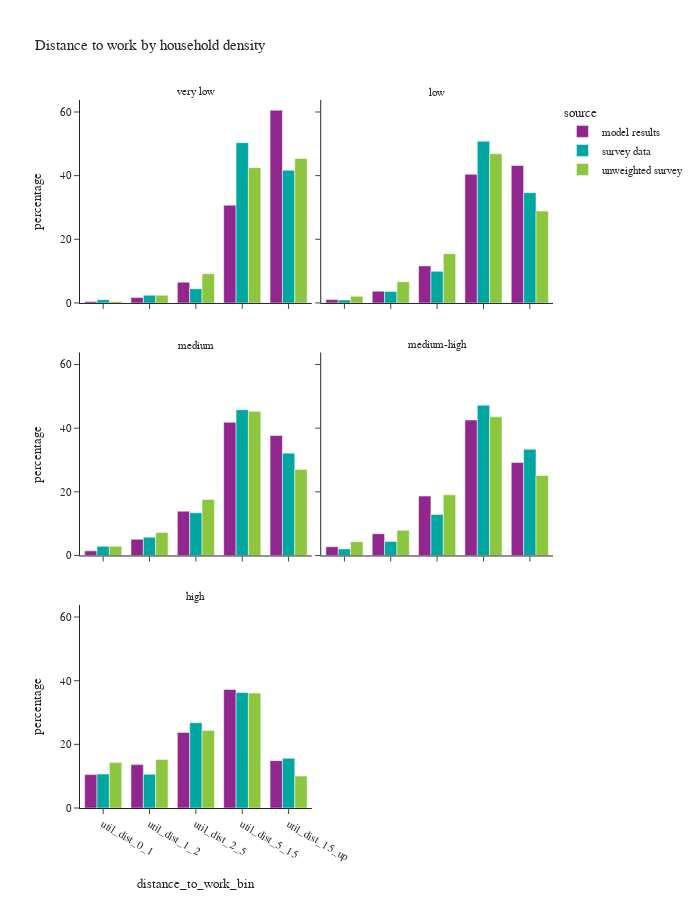

Notebook code for this chart:
### Markdown cell above
- Household density represents the household density of a person's home location

### Code cell
df_plot = per_data.loc[(per_data['is_worker']) & (per_data['distance_to_work_bin'] != float('nan'))].groupby(['source','hh_density_group','distance_to_work_bin'])['hh_weight'].sum().reset_index()
df_plot['percentage'] = df_plot.groupby(['source','hh_density_group'], group_keys=False)['hh_weight']. \
    apply(lambda x: 100 * x / float(x.sum()))
# df_plot

fig = px.bar(df_plot, x="distance_to_work_bin", y="percentage", color="source",barmode="group",
             facet_col="hh_density_group", facet_col_wrap=2,
             title="Distance to work by household density")
fig.for_each_annotation(lambda a: a.update(text = a.text.split("=")[-1]))
fig.update_layout(height=900, width=700, font=dict(size=11))
fig.show()

### Figure 1 — Plotly figure (JSON) as saved in the notebook; plotly's stock layout.template omitted (floating-point values rounded to 4 significant figures)
{"data": [{"alignmentgroup": "True", "hovertemplate": "source=model results<br>hh_density_group=very low<br>distance_to_work_bin=%{x}<br>percentage=%{y}<extra></extra>", "legendgroup": "model results", "marker": {"color": "#91268F", "pattern": {"shape": ""}}, "name": "model results", "offsetgroup": "model results", "orientation": "v", "showlegend": true, "textposition": "auto", "type": "bar", "x": ["util_dist_0_1", "util_dist_1_2", "util_dist_2_5", "util_dist_5_15", "util_dist_15_up"], "xaxis": "x5", "y": [0.473, 1.71, 6.534, 30.71, 60.58], "yaxis": "y5"}, {"alignmentgroup": "True", "hovertemplate": "source=model results<br>hh_density_group=low<br>distance_to_work_bin=%{x}<br>percentage=%{y}<extra></extra>", "legendgroup": "model results", "marker": {"color": "#91268F", "pattern": {"shape": ""}}, "name": "model results", "offsetgroup": "model results", "orientation": "v", "showlegend": false, "textposition": "auto", "type": "bar", "x": ["util_dist_0_1", "util_dist_1_2", "util_dist_2_5", "util_dist_5_15", "util_dist_15_up"], "xaxis": "x6", "y": [1.074, 3.71, 11.63, 40.41, 43.18], "yaxis": "y6"}, {"alignmentgroup": "True", "hovertemplate": "source=model results<br>hh_density_group=medium<br>distance_to_work_bin=%{x}<br>percentage=%{y}<extra></extra>", "legendgroup": "model results", "marker": {"color": "#91268F", "pattern": {"shape": ""}}, "name": "model results", "offsetgroup": "model results", "orientation": "v", "showlegend": false, "textposition": "auto", "type": "bar", "x": ["util_dist_0_1", "util_dist_1_2", "util_dist_2_5", "util_dist_5_15", "util_dist_15_up"], "xaxis": "x3", "y": [1.449, 5.085, 13.93, 41.86, 37.67], "yaxis": "y3"}, {"alignmentgroup": "True", "hovertemplate": "source=model results<br>hh_density_group=medium-high<br>distance_to_work_bin=%{x}<br>percentage=%{y}<extra></extra>", "legendgroup": "model results", "marker": {"color": "#91268F", "pattern": {"shape": ""}}, "name": "model results", "offsetgroup": "model results", "orientation": "v", "showlegend": false, "textposition": "auto", "type": "bar", "x": ["util_dist_0_1", "util_dist_1_2", "util_dist_2_5", "util_dist_5_15", "util_dist_15_up"], "xaxis": "x4", "y": [2.74, 6.827, 18.66, 42.56, 29.21], "yaxis": "y4"}, {"alignmentgroup": "True", "hovertemplate": "source=model results<br>hh_density_group=high<br>distance_to_work_bin=%{x}<br>percentage=%{y}<extra></extra>", "legendgroup": "model results", "marker": {"color": "#91268F", "pattern": {"shape": ""}}, "name": "model results", "offsetgroup": "model results", "orientation": "v", "showlegend": false, "textposition": "auto", "type": "bar", "x": ["util_dist_0_1", "util_dist_1_2", "util_dist_2_5", "util_dist_5_15", "util_dist_15_up"], "xaxis": "x", "y": [10.49, 13.63, 23.75, 37.25, 14.88], "yaxis": "y"}, {"alignmentgroup": "True", "hovertemplate": "source=survey data<br>hh_density_group=very low<br>distance_to_work_bin=%{x}<br>percentage=%{y}<extra></extra>", "legendgroup": "survey data", "marker": {"color": "#00A7A0", "pattern": {"shape": ""}}, "name": "survey data", "offsetgroup": "survey data", "orientation": "v", "showlegend": true, "textposition": "auto", "type": "bar", "x": ["util_dist_0_1", "util_dist_1_2", "util_dist_2_5", "util_dist_5_15", "util_dist_15_up"], "xaxis": "x5", "y": [1.028, 2.43, 4.475, 50.37, 41.7], "yaxis": "y5"}, {"alignmentgroup": "True", "hovertemplate": "source=survey data<br>hh_density_group=low<br>distance_to_work_bin=%{x}<br>percentage=%{y}<extra></extra>", "legendgroup": "survey data", "marker": {"color": "#00A7A0", "pattern": {"shape": ""}}, "name": "survey data", "offsetgroup": "survey data", "orientation": "v", "showlegend": false, "textposition": "auto", "type": "bar", "x": ["util_dist_0_1", "util_dist_1_2", "util_dist_2_5", "util_dist_5_15", "util_dist_15_up"], "xaxis": "x6", "y": [0.9521, 3.618, 9.939, 50.84, 34.65], "yaxis": "y6"}, {"alignmentgroup": "True", "hovertemplate": "source=survey data<br>hh_density_group=medium<br>distance_to_work_bin=%{x}<br>percentage=%{y}<extra></extra>", "legendgroup": "survey data", "marker": {"color": "#00A7A0", "pattern": {"shape": ""}}, "name": "survey data", "offsetgroup": "survey data", "orientation": "v", "showlegend": false, "textposition": "auto", "type": "bar", "x": ["util_dist_0_1", "util_dist_1_2", "util_dist_2_5", "util_dist_5_15", "util_dist_15_up"], "xaxis": "x3", "y": [2.892, 5.749, 13.4, 45.81, 32.16], "yaxis": "y3"}, {"alignmentgroup": "True", "hovertemplate": "source=survey data<br>hh_density_group=medium-high<br>distance_to_work_bin=%{x}<br>percentage=%{y}<extra></extra>", "legendgroup": "survey data", "marker": {"color": "#00A7A0", "pattern": {"shape": ""}}, "name": "survey data", "offsetgroup": "survey data", "orientation": "v", "showlegend": false, "textposition": "auto", "type": "bar", "x": ["util_dist_0_1", "util_dist_1_2", "util_dist_2_5", "util_dist_5_15", "util_dist_15_up"], "xaxis": "x4", "y": [2.064, 4.43, 12.91, 47.23, 33.37], "yaxis": "y4"}, {"alignmentgroup": "True", "hovertemplate": "source=survey data<br>hh_density_group=high<br>distance_to_work_bin=%{x}<br>percentage=%{y}<extra></extra>", "legendgroup": "survey data", "marker": {"color": "#00A7A0", "pattern": {"shape": ""}}, "name": "survey data", "offsetgroup": "survey data", "orientation": "v", "showlegend": false, "textposition": "auto", "type": "bar", "x": ["util_dist_0_1", "util_dist_1_2", "util_dist_2_5", "util_dist_5_15", "util_dist_15_up"], "xaxis": "x", "y": [10.68, 10.6, 26.79, 36.31, 15.63], "yaxis": "y"}, {"alignmentgroup": "True", "hovertemplate": "source=unweighted survey<br>hh_density_group=very low<br>distance_to_work_bin=%{x}<br>percentage=%{y}<extra></extra>", "legendgroup": "unweighted survey", "marker": {"color": "#8CC63E", "pattern": {"shape": ""}}, "name": "unweighted survey", "offsetgroup": "unweighted survey", "orientation": "v", "showlegend": true, "textposition": "auto", "type": "bar", "x": ["util_dist_0_1", "util_dist_1_2", "util_dist_2_5", "util_dist_5_15", "util_dist_15_up"], "xaxis": "x5", "y": [0.4831, 2.415, 9.179, 42.51, 45.41], "yaxis": "y5"}, {"alignmentgroup": "True", "hovertemplate": "source=unweighted survey<br>hh_density_group=low<br>distance_to_work_bin=%{x}<br>percentage=%{y}<extra></extra>", "legendgroup": "unweighted survey", "marker": {"color": "#8CC63E", "pattern": {"shape": ""}}, "name": "unweighted survey", "offsetgroup": "unweighted survey", "orientation": "v", "showlegend": false, "textposition": "auto", "type": "bar", "x": ["util_dist_0_1", "util_dist_1_2", "util_dist_2_5", "util_dist_5_15", "util_dist_15_up"], "xaxis": "x6", "y": [2.092, 6.695, 15.48, 46.86, 28.87], "yaxis": "y6"}, {"alignmentgroup": "True", "hovertemplate": "source=unweighted survey<br>hh_density_group=medium<br>distance_to_work_bin=%{x}<br>percentage=%{y}<extra></extra>", "legendgroup": "unweighted survey", "marker": {"color": "#8CC63E", "pattern": {"shape": ""}}, "name": "unweighted survey", "offsetgroup": "unweighted survey", "orientation": "v", "showlegend": false, "textposition": "auto", "type": "bar", "x": ["util_dist_0_1", "util_dist_1_2", "util_dist_2_5", "util_dist_5_15", "util_dist_15_up"], "xaxis": "x3", "y": [2.88, 7.2, 17.6, 45.28, 27.04], "yaxis": "y3"}, {"alignmentgroup": "True", "hovertemplate": "source=unweighted survey<br>hh_density_group=medium-high<br>distance_to_work_bin=%{x}<br>percentage=%{y}<extra></extra>", "legendgroup": "unweighted survey", "marker": {"color": "#8CC63E", "pattern": {"shape": ""}}, "name": "unweighted survey", "offsetgroup": "unweighted survey", "orientation": "v", "showlegend": false, "textposition": "auto", "type": "bar", "x": ["util_dist_0_1", "util_dist_1_2", "util_dist_2_5", "util_dist_5_15", "util_dist_15_up"], "xaxis": "x4", "y": [4.332, 7.921, 19.06, 43.56, 25.12], "yaxis": "y4"}, {"alignmentgroup": "True", "hovertemplate": "source=unweighted survey<br>hh_density_group=high<br>distance_to_work_bin=%{x}<br>percentage=%{y}<extra></extra>", "legendgroup": "unweighted survey", "marker": {"color": "#8CC63E", "pattern": {"shape": ""}}, "name": "unweighted survey", "offsetgroup": "unweighted survey", "orientation": "v", "showlegend": false, "textposition": "auto", "type": "bar", "x": ["util_dist_0_1", "util_dist_1_2", "util_dist_2_5", "util_dist_5_15", "util_dist_15_up"], "xaxis": "x", "y": [14.27, 15.23, 24.38, 36.1, 10.04], "yaxis": "y"}], "layout": {"annotations": [{"font": {}, "showarrow": false, "text": "high", "x": 0.245, "xanchor": "center", "xref": "paper", "y": 0.2867, "yanchor": "bottom", "yref": "paper"}, {"font": {}, "showarrow": false, "text": "medium", "x": 0.245, "xanchor": "center", "xref": "paper", "y": 0.6433, "yanchor": "bottom", "yref": "paper"}, {"font": {}, "showarrow": false, "text": "medium-high", "x": 0.755, "xanchor": "center", "xref": "paper", "y": 0.6433, "yanchor": "bottom", "yref": "paper"}, {"font": {}, "showarrow": false, "text": "very low", "x": 0.245, "xanchor": "center", "xref": "paper", "y": 1.0, "yanchor": "bottom", "yref": "paper"}, {"font": {}, "showarrow": false, "text": "low", "x": 0.755, "xanchor": "center", "xref": "paper", "y": 1.0, "yanchor": "bottom", "yref": "paper"}], "barmode": "group", "font": {"size": 11}, "height": 900, "legend": {"title": {"text": "source"}, "tracegroupgap": 0}, "title": {"text": "Distance to work by household density"}, "width": 700, "xaxis": {"anchor": "y", "domain": [0.0, 0.49], "title": {"text": "distance_to_work_bin"}}, "xaxis2": {"anchor": "y2", "domain": [0.51, 1.0], "matches": "x", "title": {"text": "distance_to_work_bin"}}, "xaxis3": {"anchor": "y3", "domain": [0.0, 0.49], "matches": "x", "showticklabels": false}, "xaxis4": {"anchor": "y4", "domain": [0.51, 1.0], "matches": "x", "showticklabels": false}, "xaxis5": {"anchor": "y5", "domain": [0.0, 0.49], "matches": "x", "showticklabels": false}, "xaxis6": {"anchor": "y6", "domain": [0.51, 1.0], "matches": "x", "showticklabels": false}, "yaxis": {"anchor": "x", "domain": [0.0, 0.2867], "title": {"text": "percentage"}}, "yaxis2": {"anchor": "x2", "domain": [0.0, 0.2867], "matches": "y", "showticklabels": false}, "yaxis3": {"anchor": "x3", "domain": [0.3567, 0.6433], "matches": "y", "title": {"text": "percentage"}}, "yaxis4": {"anchor": "x4", "domain": [0.3567, 0.6433], "matches": "y", "showticklabels": false}, "yaxis5": {"anchor": "x5", "domain": [0.7133, 1.0], "matches": "y", "title": {"text": "percentage"}}, "yaxis6": {"anchor": "x6", "domain": [0.7133, 1.0], "matches": "y", "showticklabels": false}}}
